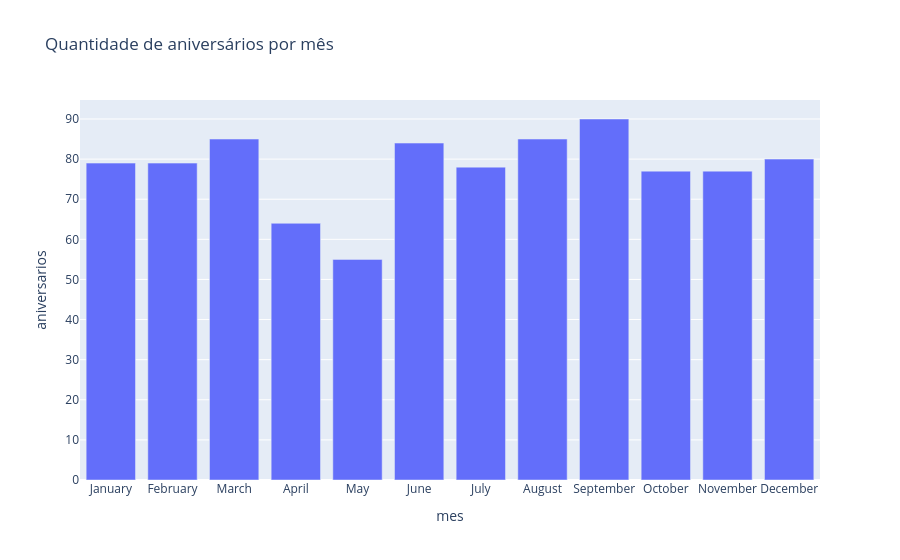

The notebook cell saved with this chart:
### Code cell
# remover nan de data_nascimento
df = df.dropna(subset=['data_nascimento'])

# grafico de barras com a quantidade de aniversarios por mes
df['mes'] = df['data_nascimento'].dt.month_name()

# ordenar os meses
meses_ordenados = ['January', 'February', 'March', 'April', 'May', 'June', 'July', 'August', 'September', 'October', 'November', 'December']
df['mes'] = pd.Categorical(df['mes'], categories=meses_ordenados, ordered=True)

df_grouped = df.groupby('mes').size().reset_index(name='aniversarios')
fig = px.bar(df_grouped, x='mes', y='aniversarios', title='Quantidade de aniversários por mês')
fig.show()

### Figure 1 — Plotly figure (JSON) as saved in the notebook; plotly's stock layout.template omitted (floating-point values rounded to 4 significant figures)
{"data": [{"hovertemplate": "mes=%{x}<br>aniversarios=%{y}<extra></extra>", "legendgroup": "", "marker": {"color": "#636efa", "pattern": {"shape": ""}}, "name": "", "orientation": "v", "showlegend": false, "textposition": "auto", "type": "bar", "x": ["January", "February", "March", "April", "May", "June", "July", "August", "September", "October", "November", "December"], "xaxis": "x", "y": [79, 79, 85, 64, 55, 84, 78, 85, 90, 77, 77, 80], "yaxis": "y"}], "layout": {"barmode": "relative", "legend": {"tracegroupgap": 0}, "title": {"text": "Quantidade de aniversários por mês"}, "xaxis": {"anchor": "y", "domain": [0, 1], "title": {"text": "mes"}}, "yaxis": {"anchor": "x", "domain": [0, 1], "title": {"text": "aniversarios"}}}}
